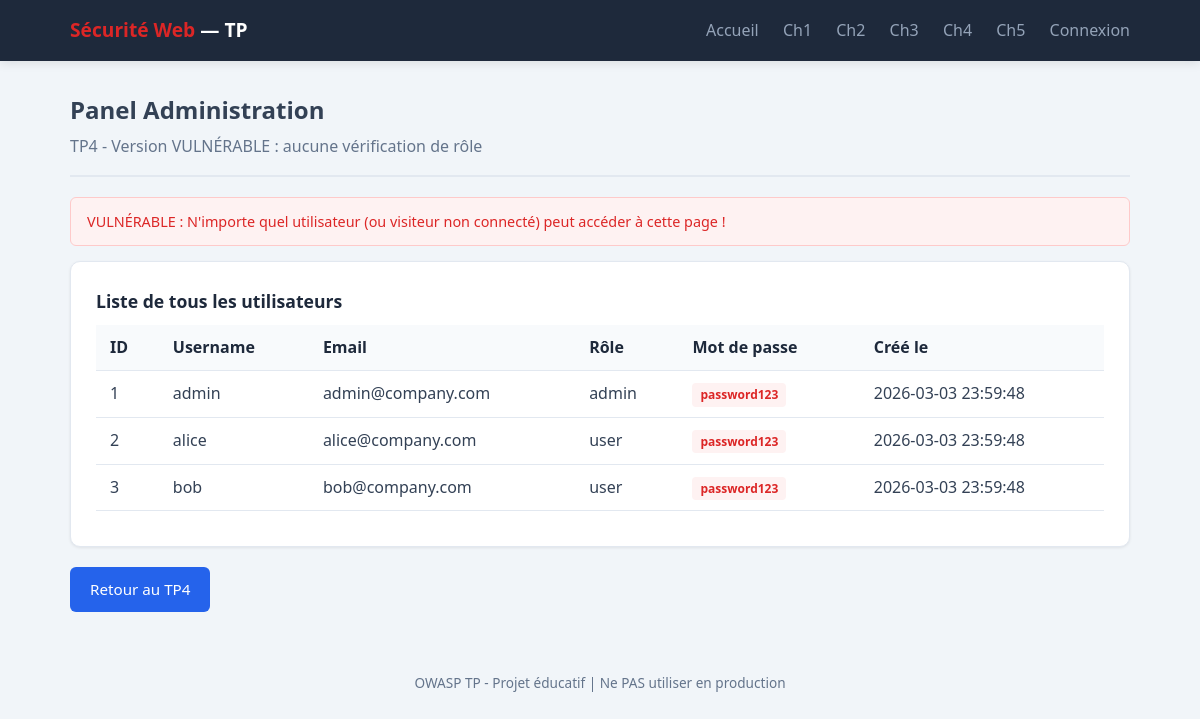
/tp/tp04-broken-access/admin-vulnerable.php, run on the app's committed database.
### tables this page shows
CREATE TABLE IF NOT EXISTS users (
    id INT AUTO_INCREMENT PRIMARY KEY,
    username VARCHAR(50) NOT NULL UNIQUE,
    email VARCHAR(100) NOT NULL,
    password VARCHAR(255) NOT NULL,
    password_plain VARCHAR(255) DEFAULT NULL,   
    role ENUM('user', 'admin') DEFAULT 'user',
    session_token VARCHAR(255) DEFAULT NULL,
    reset_token VARCHAR(255) DEFAULT NULL,
    created_at TIMESTAMP DEFAULT CURRENT_TIMESTAMP
);

### public/tp/tp04-broken-access/admin-vulnerable.php (the view)
<?php include __DIR__ . '/../../../includes/header.php'; ?>
<div class="page-header">
    <h2>Panel Administration</h2>
    <p>TP4 - Version VULNÉRABLE : aucune vérification de rôle</p>
</div>
<div class="alert alert-danger">
    VULNÉRABLE : N'importe quel utilisateur (ou visiteur non connecté) peut accéder à cette page !
</div>
<div class="card">
    <h3>Liste de tous les utilisateurs</h3>
    <?php
    $db = getDB();
    $users = $db->query("SELECT id, username, email, role, password_plain, created_at FROM users")->fetchAll();
    ?>
    <table>
        <tr><th>ID</th><th>Username</th><th>Email</th><th>Rôle</th><th>Mot de passe</th><th>Créé le</th></tr>
        <?php foreach ($users as $u): ?>
        <tr>
            <td><?= $u['id'] ?></td>
            <td><?= $u['username'] ?></td>
            <td><?= $u['email'] ?></td>
            <td><?= $u['role'] ?></td>
            <td><span class="badge badge-vuln"><?= $u['password_plain'] ?></span></td>
            <td><?= $u['created_at'] ?></td>
        </tr>
        <?php endforeach; ?>
    </table>
</div>
<a href="index.php" class="btn btn-primary">Retour au TP4</a>
<?php include __DIR__ . '/../../../includes/footer.php'; ?>

### public/css/style.css (style rules this page uses)
:root { --primary: #2563eb; --danger: #dc2626; --success: #16a34a; --warning: #d97706; --dark: #1e293b; --light: #f8fafc; --gray: #64748b; --border: #e2e8f0; }
* { margin: 0; padding: 0; box-sizing: border-box; }
body { font-family: 'Segoe UI', system-ui, -apple-system, sans-serif; background: #f1f5f9; color: #334155; line-height: 1.6; }
.card { background: white; border-radius: 10px; padding: 25px; margin-bottom: 20px; box-shadow: 0 1px 3px rgba(0,0,0,0.08); border: 1px solid var(--border); }
.card h3 { color: var(--dark); margin-bottom: 10px; font-size: 1.1rem; }
.btn { display: inline-block; padding: 10px 20px; border: none; border-radius: 6px; font-size: 0.95rem; font-weight: 500; cursor: pointer; text-decoration: none; transition: all 0.2s; }
.btn-primary { background: var(--primary); color: white; }
.alert { padding: 12px 16px; border-radius: 6px; margin-bottom: 15px; font-size: 0.9rem; }
.alert-danger { background: #fef2f2; color: var(--danger); border: 1px solid #fecaca; }
table { width: 100%; border-collapse: collapse; margin: 10px 0; }
th, td { padding: 10px 14px; text-align: left; border-bottom: 1px solid var(--border); }
th { background: #f8fafc; font-weight: 600; color: var(--dark); }
.badge { display: inline-block; padding: 2px 8px; border-radius: 4px; font-size: 0.75rem; font-weight: 600; }
.badge-vuln { background: #fef2f2; color: var(--danger); }
.page-header { margin: 30px 0 20px; padding-bottom: 15px; border-bottom: 2px solid var(--border); }
.page-header h2 { font-size: 1.5rem; }
.page-header p { color: var(--gray); margin-top: 5px; }

### data on the page
users: id "1", username "admin", email "admin@company.com", role "admin", password_plain "password123", created_at "2026-03-03 23:59:48"
users: id "2", username "alice", email "alice@company.com", role "user", password_plain "password123", created_at "2026-03-03 23:59:48"
users: id "3", username "bob", email "bob@company.com", role "user", password_plain "password123", created_at "2026-03-03 23:59:48"
